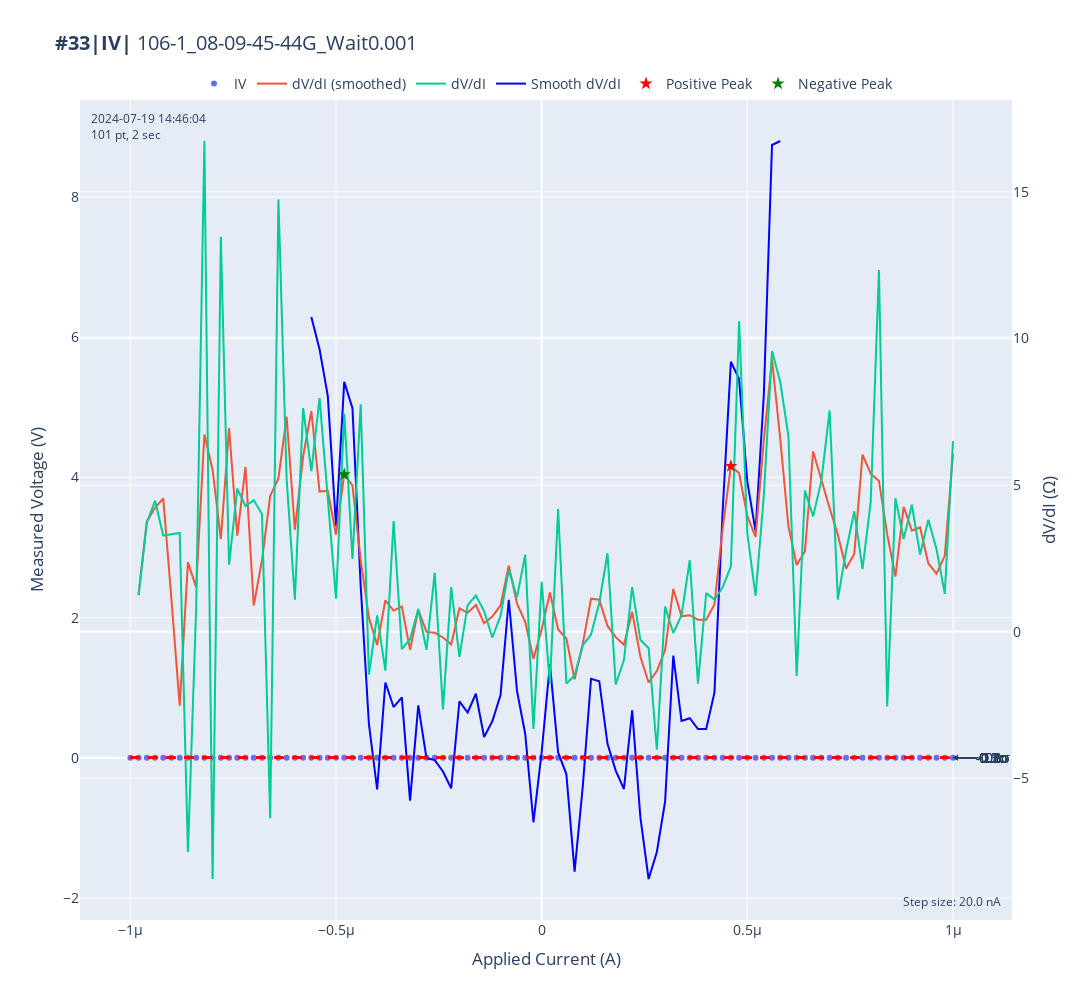

The code cell stored with this chart in its notebook:
### Code cell
import numpy as np
from scipy.signal import find_peaks, savgol_filter
import plotly.graph_objects as go

# 假設 meas_voltage 和 appl_current 已經定義
# 計算 meas_voltage 的平均值和標準差
meas_voltage_mean = np.mean(meas_voltage)
meas_voltage_std = np.std(meas_voltage)

# 計算 +-0.5 個標準差的範圍
lower_bound = meas_voltage_mean - 0.8 * meas_voltage_std
upper_bound = meas_voltage_mean + 0.8 * meas_voltage_std

# 過濾出在這個範圍內的 appl_current 和 meas_voltage 數據
filtered_indices = (meas_voltage >= lower_bound) & (meas_voltage <= upper_bound)
filtered_appl_current = appl_current[filtered_indices]
filtered_meas_voltage = meas_voltage[filtered_indices]

# 計算過濾後的 dV/dI
filtered_dVdI = np.diff(filtered_meas_voltage) / np.diff(filtered_appl_current)

# 計算Savitzky-Golay平滑過濾後的 dV/dI
filtered_dVdI_smooth = savgol_filter(filtered_dVdI, window_length=6, polyorder=3)

# 對平滑過濾後的 dV/dI 數據進行峰值檢測
filtered_dVdI_smooth_peaks, properties = find_peaks(filtered_dVdI_smooth, height=np.mean(filtered_dVdI_smooth))

# 如果找到峰值，提取數值最大的兩個峰值
if len(filtered_dVdI_smooth_peaks) > 0:
    peak_heights = properties['peak_heights']
    top_two_peaks_indices = np.argsort(peak_heights)[-2:]  # 取數值最大的兩個峰值索引
    smooth_peak_indices = filtered_dVdI_smooth_peaks[top_two_peaks_indices]
    smooth_peak_currents = filtered_appl_current[1:][smooth_peak_indices]
    smooth_peak_dvdi = filtered_dVdI_smooth[smooth_peak_indices]

    # 分辨出 >0 和 <0 的峰值
    positive_peak_index = smooth_peak_indices[smooth_peak_currents > 0][0]
    negative_peak_index = smooth_peak_indices[smooth_peak_currents < 0][0]

    positive_peak_current = smooth_peak_currents[smooth_peak_currents > 0][0]
    negative_peak_current = smooth_peak_currents[smooth_peak_currents < 0][0]

    positive_peak_dvdi = smooth_peak_dvdi[smooth_peak_currents > 0][0]
    negative_peak_dvdi = smooth_peak_dvdi[smooth_peak_currents < 0][0]

# 繪製平滑過濾後的峰值
trace_positive_peak = go.Scatter(
    x=[positive_peak_current],
    y=[positive_peak_dvdi],
    mode='markers',
    name='Positive Peak',
    marker=dict(size=10, color='red', symbol='star'),
    yaxis='y2'
)

trace_negative_peak = go.Scatter(
    x=[negative_peak_current],
    y=[negative_peak_dvdi],
    mode='markers',
    name='Negative Peak',
    marker=dict(size=10, color='green', symbol='star'),
    yaxis='y2'
)

# # 繪製平滑過濾後的 dV/dI 數據
# trace_smooth_dVdI = go.Scatter(
#     x=filtered_appl_current[1:],
#     y=filtered_dVdI_smooth,
#     mode='lines',
#     name='Smooth dV/dI',
#     line=dict(color='blue')
# )

# # 初始化圖表
# fig = go.Figure()

# 添加平滑過濾後的 dV/dI 數據和峰值
fig.add_trace(trace_smooth_dVdI)
fig.add_trace(trace_positive_peak)
fig.add_trace(trace_negative_peak)

# 顯示圖表
fig.show()

### Figure 1 — Plotly figure (JSON) as saved in the notebook; plotly's stock layout.template omitted (floating-point values rounded to 4 significant figures)
{"data": [{"hoverinfo": "text", "hovertext": ["K2<br>Current: -1.00e-06 A<br>Voltage: -2.51e-06 V", "K2<br>Current: -9.80e-07 A<br>Voltage: -2.48e-06 V", "K2<br>Current: -9.60e-07 A<br>Voltage: -2.41e-06 V", "K2<br>Current: -9.40e-07 A<br>Voltage: -2.32e-06 V", "K2<br>Current: -9.20e-07 A<br>Voltage: -2.25e-06 V", "K2<br>Current: -9.00e-07 A<br>Voltage: -2.19e-06 V", "K2<br>Current: -8.80e-07 A<br>Voltage: -2.12e-06 V", "K2<br>Current: -8.60e-07 A<br>Voltage: -2.27e-06 V", "K2<br>Current: -8.40e-07 A<br>Voltage: -2.25e-06 V", "K2<br>Current: -8.20e-07 A<br>Voltage: -1.92e-06 V", "K2<br>Current: -8.00e-07 A<br>Voltage: -2.09e-06 V", "K2<br>Current: -7.80e-07 A<br>Voltage: -1.82e-06 V", "K2<br>Current: -7.60e-07 A<br>Voltage: -1.77e-06 V", "K2<br>Current: -7.40e-07 A<br>Voltage: -1.67e-06 V", "K2<br>Current: -7.20e-07 A<br>Voltage: -1.59e-06 V", "K2<br>Current: -7.00e-07 A<br>Voltage: -1.50e-06 V", "K2<br>Current: -6.80e-07 A<br>Voltage: -1.42e-06 V", "K2<br>Current: -6.60e-07 A<br>Voltage: -1.55e-06 V", "K2<br>Current: -6.40e-07 A<br>Voltage: -1.25e-06 V", "K2<br>Current: -6.20e-07 A<br>Voltage: -1.15e-06 V", "K2<br>Current: -6.00e-07 A<br>Voltage: -1.13e-06 V", "K2<br>Current: -5.80e-07 A<br>Voltage: -9.73e-07 V", "K2<br>Current: -5.60e-07 A<br>Voltage: -8.63e-07 V", "K2<br>Current: -5.40e-07 A<br>Voltage: -7.04e-07 V", "K2<br>Current: -5.20e-07 A<br>Voltage: -6.10e-07 V", "K2<br>Current: -5.00e-07 A<br>Voltage: -5.88e-07 V", "K2<br>Current: -4.80e-07 A<br>Voltage: -4.39e-07 V", "K2<br>Current: -4.60e-07 A<br>Voltage: -3.89e-07 V", "K2<br>Current: -4.40e-07 A<br>Voltage: -2.34e-07 V", "K2<br>Current: -4.20e-07 A<br>Voltage: -2.63e-07 V", "K2<br>Current: -4.00e-07 A<br>Voltage: -2.52e-07 V", "K2<br>Current: -3.80e-07 A<br>Voltage: -2.79e-07 V", "K2<br>Current: -3.60e-07 A<br>Voltage: -2.03e-07 V", "K2<br>Current: -3.40e-07 A<br>Voltage: -2.15e-07 V", "K2<br>Current: -3.20e-07 A<br>Voltage: -2.20e-07 V", "K2<br>Current: -3.00e-07 A<br>Voltage: -2.04e-07 V", "K2<br>Current: -2.80e-07 A<br>Voltage: -2.17e-07 V", "K2<br>Current: -2.60e-07 A<br>Voltage: -1.76e-07 V", "K2<br>Current: -2.40e-07 A<br>Voltage: -2.29e-07 V", "K2<br>Current: -2.20e-07 A<br>Voltage: -1.99e-07 V", "K2<br>Current: -2.00e-07 A<br>Voltage: -2.16e-07 V", "K2<br>Current: -1.80e-07 A<br>Voltage: -1.98e-07 V", "K2<br>Current: -1.60e-07 A<br>Voltage: -1.73e-07 V", "K2<br>Current: -1.40e-07 A<br>Voltage: -1.59e-07 V", "K2<br>Current: -1.20e-07 A<br>Voltage: -1.63e-07 V", "K2<br>Current: -1.00e-07 A<br>Voltage: -1.52e-07 V", "K2<br>Current: -8.00e-08 A<br>Voltage: -1.10e-07 V", "K2<br>Current: -6.00e-08 A<br>Voltage: -8.63e-08 V", "K2<br>Current: -4.00e-08 A<br>Voltage: -3.37e-08 V", "K2<br>Current: -2.00e-08 A<br>Voltage: -9.99e-08 V", "K2<br>Current: 0.00e+00 A<br>Voltage: -6.59e-08 V", "K2<br>Current: 2.00e-08 A<br>Voltage: -1.01e-07 V", "K2<br>Current: 4.00e-08 A<br>Voltage: -1.78e-08 V", "K2<br>Current: 6.00e-08 A<br>Voltage: -5.30e-08 V", "K2<br>Current: 8.00e-08 A<br>Voltage: -8.29e-08 V", "K2<br>Current: 1.00e-07 A<br>Voltage: -9.21e-08 V", "K2<br>Current: 1.20e-07 A<br>Voltage: -9.39e-08 V", "K2<br>Current: 1.40e-07 A<br>Voltage: -7.42e-08 V", "K2<br>Current: 1.60e-07 A<br>Voltage: -2.07e-08 V", "K2<br>Current: 1.80e-07 A<br>Voltage: -5.66e-08 V", "K2<br>Current: 2.00e-07 A<br>Voltage: -7.59e-08 V", "K2<br>Current: 2.20e-07 A<br>Voltage: -4.54e-08 V", "K2<br>Current: 2.40e-07 A<br>Voltage: -5.11e-08 V", "K2<br>Current: 2.60e-07 A<br>Voltage: -6.21e-08 V", "K2<br>Current: 2.80e-07 A<br>Voltage: -1.43e-07 V", "K2<br>Current: 3.00e-07 A<br>Voltage: -1.25e-07 V", "K2<br>Current: 3.20e-07 A<br>Voltage: -1.26e-07 V", "K2<br>Current: 3.40e-07 A<br>Voltage: -1.15e-07 V", "K2<br>Current: 3.60e-07 A<br>Voltage: -6.62e-08 V", "K2<br>Current: 3.80e-07 A<br>Voltage: -1.01e-07 V", "K2<br>Current: 4.00e-07 A<br>Voltage: -7.51e-08 V", "K2<br>Current: 4.20e-07 A<br>Voltage: -5.32e-08 V", "K2<br>Current: 4.40e-07 A<br>Voltage: -2.29e-08 V", "K2<br>Current: 4.60e-07 A<br>Voltage: 2.18e-08 V", "K2<br>Current: 4.80e-07 A<br>Voltage: 2.33e-07 V", "K2<br>Current: 5.00e-07 A<br>Voltage: 3.00e-07 V", "K2<br>Current: 5.20e-07 A<br>Voltage: 3.25e-07 V", "K2<br>Current: 5.40e-07 A<br>Voltage: 4.17e-07 V", "K2<br>Current: 5.60e-07 A<br>Voltage: 6.09e-07 V", "K2<br>Current: 5.80e-07 A<br>Voltage: 7.79e-07 V", "K2<br>Current: 6.00e-07 A<br>Voltage: 9.13e-07 V", "K2<br>Current: 6.20e-07 A<br>Voltage: 8.82e-07 V", "K2<br>Current: 6.40e-07 A<br>Voltage: 9.79e-07 V", "K2<br>Current: 6.60e-07 A<br>Voltage: 1.06e-06 V", "K2<br>Current: 6.80e-07 A<br>Voltage: 1.16e-06 V", "K2<br>Current: 7.00e-07 A<br>Voltage: 1.31e-06 V", "K2<br>Current: 7.20e-07 A<br>Voltage: 1.33e-06 V", "K2<br>Current: 7.40e-07 A<br>Voltage: 1.39e-06 V", "K2<br>Current: 7.60e-07 A<br>Voltage: 1.47e-06 V", "K2<br>Current: 7.80e-07 A<br>Voltage: 1.51e-06 V", "K2<br>Current: 8.00e-07 A<br>Voltage: 1.60e-06 V", "K2<br>Current: 8.20e-07 A<br>Voltage: 1.85e-06 V", "K2<br>Current: 8.40e-07 A<br>Voltage: 1.80e-06 V", "K2<br>Current: 8.60e-07 A<br>Voltage: 1.89e-06 V", "K2<br>Current: 8.80e-07 A<br>Voltage: 1.95e-06 V", "K2<br>Current: 9.00e-07 A<br>Voltage: 2.04e-06 V", "K2<br>Current: 9.20e-07 A<br>Voltage: 2.09e-06 V", "K2<br>Current: 9.40e-07 A<br>Voltage: 2.17e-06 V", "K2<br>Current: 9.60e-07 A<br>Voltage: 2.22e-06 V", "K2<br>Current: 9.80e-07 A<br>Voltage: 2.25e-06 V", "K2<br>Current: 1.00e-06 A<br>Voltage: 2.38e-06 V"], "mode": "markers", "name": "IV", "type": "scatter", "x": [-1e-06, -9.8e-07, -9.6e-07, -9.4e-07, -9.2e-07, -9e-07, -8.8e-07, -8.6e-07, -8.4e-07, -8.2e-07, -8e-07, -7.8e-07, -7.6e-07, -7.4e-07, -7.2e-07, -7e-07, -6.8e-07, -6.6e-07, -6.4e-07, -6.2e-07, -6e-07, -5.8e-07, -5.6e-07, -5.4e-07, -5.2e-07, -5e-07, -4.8e-07, -4.6e-07, -4.4e-07, -4.2e-07, -4e-07, -3.8e-07, -3.6e-07, -3.4e-07, -3.2e-07, -3e-07, -2.8e-07, -2.6e-07, -2.4e-07, -2.2e-07, -2e-07, -1.8e-07, -1.6e-07, -1.4e-07, -1.2e-07, -1e-07, -8e-08, -6e-08, -4e-08, -2e-08, 0, 2e-08, 4e-08, 6e-08, 8e-08, 1e-07, 1.2e-07, 1.4e-07, 1.6e-07, 1.8e-07, 2e-07, 2.2e-07, 2.4e-07, 2.6e-07, 2.8e-07, 3e-07, 3.2e-07, 3.4e-07, 3.6e-07, 3.8e-07, 4e-07, 4.2e-07, 4.4e-07, 4.6e-07, 4.8e-07, 5e-07, 5.2e-07, 5.4e-07, 5.6e-07, 5.8e-07, 6e-07, 6.2e-07, 6.4e-07, 6.6e-07, 6.8e-07, 7e-07, 7.2e-07, 7.4e-07, 7.6e-07, 7.8e-07, 8e-07, 8.2e-07, 8.4e-07, 8.6e-07, 8.8e-07, 9e-07, 9.2e-07, 9.4e-07, 9.6e-07, 9.8e-07, 1e-06], "y": [-2.507e-06, -2.483e-06, -2.408e-06, -2.319e-06, -2.253e-06, -2.187e-06, -2.119e-06, -2.27e-06, -2.253e-06, -1.919e-06, -2.087e-06, -1.818e-06, -1.772e-06, -1.675e-06, -1.589e-06, -1.499e-06, -1.419e-06, -1.546e-06, -1.251e-06, -1.147e-06, -1.125e-06, -9.73e-07, -8.634e-07, -7.04e-07, -6.103e-07, -5.877e-07, -4.389e-07, -3.892e-07, -2.341e-07, -2.633e-07, -2.521e-07, -2.786e-07, -2.031e-07, -2.149e-07, -2.2e-07, -2.044e-07, -2.167e-07, -1.764e-07, -2.293e-07, -1.989e-07, -2.16e-07, -1.978e-07, -1.731e-07, -1.59e-07, -1.629e-07, -1.521e-07, -1.097e-07, -8.632e-08, -3.374e-08, -9.991e-08, -6.592e-08, -1.014e-07, -1.776e-08, -5.302e-08, -8.288e-08, -9.208e-08, -9.389e-08, -7.423e-08, -2.068e-08, -5.661e-08, -7.592e-08, -4.542e-08, -5.108e-08, -6.214e-08, -1.426e-07, -1.253e-07, -1.262e-07, -1.15e-07, -6.617e-08, -1.015e-07, -7.51e-08, -5.318e-08, -2.29e-08, 2.175e-08, 2.334e-07, 3.002e-07, 3.248e-07, 4.175e-07, 6.089e-07, 7.793e-07, 9.126e-07, 8.824e-07, 9.786e-07, 1.057e-06, 1.16e-06, 1.311e-06, 1.333e-06, 1.388e-06, 1.47e-06, 1.513e-06, 1.602e-06, 1.849e-06, 1.798e-06, 1.889e-06, 1.952e-06, 2.039e-06, 2.091e-06, 2.168e-06, 2.224e-06, 2.25e-06, 2.38e-06]}, {"hoverinfo": "text", "hovertext": ["K2<br>Current: -1.00e-06 A<br>Voltage: -2.51e-06 V", "K2<br>Current: -9.80e-07 A<br>Voltage: -2.48e-06 V", "K2<br>Current: -9.60e-07 A<br>Voltage: -2.41e-06 V", "K2<br>Current: -9.40e-07 A<br>Voltage: -2.32e-06 V", "K2<br>Current: -9.20e-07 A<br>Voltage: -2.25e-06 V", "K2<br>Current: -9.00e-07 A<br>Voltage: -2.19e-06 V", "K2<br>Current: -8.80e-07 A<br>Voltage: -2.12e-06 V", "K2<br>Current: -8.60e-07 A<br>Voltage: -2.27e-06 V", "K2<br>Current: -8.40e-07 A<br>Voltage: -2.25e-06 V", "K2<br>Current: -8.20e-07 A<br>Voltage: -1.92e-06 V", "K2<br>Current: -8.00e-07 A<br>Voltage: -2.09e-06 V", "K2<br>Current: -7.80e-07 A<br>Voltage: -1.82e-06 V", "K2<br>Current: -7.60e-07 A<br>Voltage: -1.77e-06 V", "K2<br>Current: -7.40e-07 A<br>Voltage: -1.67e-06 V", "K2<br>Current: -7.20e-07 A<br>Voltage: -1.59e-06 V", "K2<br>Current: -7.00e-07 A<br>Voltage: -1.50e-06 V", "K2<br>Current: -6.80e-07 A<br>Voltage: -1.42e-06 V", "K2<br>Current: -6.60e-07 A<br>Voltage: -1.55e-06 V", "K2<br>Current: -6.40e-07 A<br>Voltage: -1.25e-06 V", "K2<br>Current: -6.20e-07 A<br>Voltage: -1.15e-06 V", "K2<br>Current: -6.00e-07 A<br>Voltage: -1.13e-06 V", "K2<br>Current: -5.80e-07 A<br>Voltage: -9.73e-07 V", "K2<br>Current: -5.60e-07 A<br>Voltage: -8.63e-07 V", "K2<br>Current: -5.40e-07 A<br>Voltage: -7.04e-07 V", "K2<br>Current: -5.20e-07 A<br>Voltage: -6.10e-07 V", "K2<br>Current: -5.00e-07 A<br>Voltage: -5.88e-07 V", "K2<br>Current: -4.80e-07 A<br>Voltage: -4.39e-07 V", "K2<br>Current: -4.60e-07 A<br>Voltage: -3.89e-07 V", "K2<br>Current: -4.40e-07 A<br>Voltage: -2.34e-07 V", "K2<br>Current: -4.20e-07 A<br>Voltage: -2.63e-07 V", "K2<br>Current: -4.00e-07 A<br>Voltage: -2.52e-07 V", "K2<br>Current: -3.80e-07 A<br>Voltage: -2.79e-07 V", "K2<br>Current: -3.60e-07 A<br>Voltage: -2.03e-07 V", "K2<br>Current: -3.40e-07 A<br>Voltage: -2.15e-07 V", "K2<br>Current: -3.20e-07 A<br>Voltage: -2.20e-07 V", "K2<br>Current: -3.00e-07 A<br>Voltage: -2.04e-07 V", "K2<br>Current: -2.80e-07 A<br>Voltage: -2.17e-07 V", "K2<br>Current: -2.60e-07 A<br>Voltage: -1.76e-07 V", "K2<br>Current: -2.40e-07 A<br>Voltage: -2.29e-07 V", "K2<br>Current: -2.20e-07 A<br>Voltage: -1.99e-07 V", "K2<br>Current: -2.00e-07 A<br>Voltage: -2.16e-07 V", "K2<br>Current: -1.80e-07 A<br>Voltage: -1.98e-07 V", "K2<br>Current: -1.60e-07 A<br>Voltage: -1.73e-07 V", "K2<br>Current: -1.40e-07 A<br>Voltage: -1.59e-07 V", "K2<br>Current: -1.20e-07 A<br>Voltage: -1.63e-07 V", "K2<br>Current: -1.00e-07 A<br>Voltage: -1.52e-07 V", "K2<br>Current: -8.00e-08 A<br>Voltage: -1.10e-07 V", "K2<br>Current: -6.00e-08 A<br>Voltage: -8.63e-08 V", "K2<br>Current: -4.00e-08 A<br>Voltage: -3.37e-08 V", "K2<br>Current: -2.00e-08 A<br>Voltage: -9.99e-08 V", "K2<br>Current: 0.00e+00 A<br>Voltage: -6.59e-08 V", "K2<br>Current: 2.00e-08 A<br>Voltage: -1.01e-07 V", "K2<br>Current: 4.00e-08 A<br>Voltage: -1.78e-08 V", "K2<br>Current: 6.00e-08 A<br>Voltage: -5.30e-08 V", "K2<br>Current: 8.00e-08 A<br>Voltage: -8.29e-08 V", "K2<br>Current: 1.00e-07 A<br>Voltage: -9.21e-08 V", "K2<br>Current: 1.20e-07 A<br>Voltage: -9.39e-08 V", "K2<br>Current: 1.40e-07 A<br>Voltage: -7.42e-08 V", "K2<br>Current: 1.60e-07 A<br>Voltage: -2.07e-08 V", "K2<br>Current: 1.80e-07 A<br>Voltage: -5.66e-08 V", "K2<br>Current: 2.00e-07 A<br>Voltage: -7.59e-08 V", "K2<br>Current: 2.20e-07 A<br>Voltage: -4.54e-08 V", "K2<br>Current: 2.40e-07 A<br>Voltage: -5.11e-08 V", "K2<br>Current: 2.60e-07 A<br>Voltage: -6.21e-08 V", "K2<br>Current: 2.80e-07 A<br>Voltage: -1.43e-07 V", "K2<br>Current: 3.00e-07 A<br>Voltage: -1.25e-07 V", "K2<br>Current: 3.20e-07 A<br>Voltage: -1.26e-07 V", "K2<br>Current: 3.40e-07 A<br>Voltage: -1.15e-07 V", "K2<br>Current: 3.60e-07 A<br>Voltage: -6.62e-08 V", "K2<br>Current: 3.80e-07 A<br>Voltage: -1.01e-07 V", "K2<br>Current: 4.00e-07 A<br>Voltage: -7.51e-08 V", "K2<br>Current: 4.20e-07 A<br>Voltage: -5.32e-08 V", "K2<br>Current: 4.40e-07 A<br>Voltage: -2.29e-08 V", "K2<br>Current: 4.60e-07 A<br>Voltage: 2.18e-08 V", "K2<br>Current: 4.80e-07 A<br>Voltage: 2.33e-07 V", "K2<br>Current: 5.00e-07 A<br>Voltage: 3.00e-07 V", "K2<br>Current: 5.20e-07 A<br>Voltage: 3.25e-07 V", "K2<br>Current: 5.40e-07 A<br>Voltage: 4.17e-07 V", "K2<br>Current: 5.60e-07 A<br>Voltage: 6.09e-07 V", "K2<br>Current: 5.80e-07 A<br>Voltage: 7.79e-07 V", "K2<br>Current: 6.00e-07 A<br>Voltage: 9.13e-07 V", "K2<br>Current: 6.20e-07 A<br>Voltage: 8.82e-07 V", "K2<br>Current: 6.40e-07 A<br>Voltage: 9.79e-07 V", "K2<br>Current: 6.60e-07 A<br>Voltage: 1.06e-06 V", "K2<br>Current: 6.80e-07 A<br>Voltage: 1.16e-06 V", "K2<br>Current: 7.00e-07 A<br>Voltage: 1.31e-06 V", "K2<br>Current: 7.20e-07 A<br>Voltage: 1.33e-06 V", "K2<br>Current: 7.40e-07 A<br>Voltage: 1.39e-06 V", "K2<br>Current: 7.60e-07 A<br>Voltage: 1.47e-06 V", "K2<br>Current: 7.80e-07 A<br>Voltage: 1.51e-06 V", "K2<br>Current: 8.00e-07 A<br>Voltage: 1.60e-06 V", "K2<br>Current: 8.20e-07 A<br>Voltage: 1.85e-06 V", "K2<br>Current: 8.40e-07 A<br>Voltage: 1.80e-06 V", "K2<br>Current: 8.60e-07 A<br>Voltage: 1.89e-06 V", "K2<br>Current: 8.80e-07 A<br>Voltage: 1.95e-06 V", "K2<br>Current: 9.00e-07 A<br>Voltage: 2.04e-06 V", "K2<br>Current: 9.20e-07 A<br>Voltage: 2.09e-06 V", "K2<br>Current: 9.40e-07 A<br>Voltage: 2.17e-06 V", "K2<br>Current: 9.60e-07 A<br>Voltage: 2.22e-06 V", "K2<br>Current: 9.80e-07 A<br>Voltage: 2.25e-06 V", "K2<br>Current: 1.00e-06 A<br>Voltage: 2.38e-06 V"], "mode": "lines", "name": "dV/dI (smoothed)", "type": "scatter", "x": [-9.8e-07, -9.6e-07, -9.4e-07, -9.2e-07, -9e-07, -8.8e-07, -8.6e-07, -8.4e-07, -8.2e-07, -8e-07, -7.8e-07, -7.6e-07, -7.4e-07, -7.2e-07, -7e-07, -6.8e-07, -6.6e-07, -6.4e-07, -6.2e-07, -6e-07, -5.8e-07, -5.6e-07, -5.4e-07, -5.2e-07, -5e-07, -4.8e-07, -4.6e-07, -4.4e-07, -4.2e-07, -4e-07, -3.8e-07, -3.6e-07, -3.4e-07, -3.2e-07, -3e-07, -2.8e-07, -2.6e-07, -2.4e-07, -2.2e-07, -2e-07, -1.8e-07, -1.6e-07, -1.4e-07, -1.2e-07, -1e-07, -8e-08, -6e-08, -4e-08, -2e-08, 0, 2e-08, 4e-08, 6e-08, 8e-08, 1e-07, 1.2e-07, 1.4e-07, 1.6e-07, 1.8e-07, 2e-07, 2.2e-07, 2.4e-07, 2.6e-07, 2.8e-07, 3e-07, 3.2e-07, 3.4e-07, 3.6e-07, 3.8e-07, 4e-07, 4.2e-07, 4.4e-07, 4.6e-07, 4.8e-07, 5e-07, 5.2e-07, 5.4e-07, 5.6e-07, 5.8e-07, 6e-07, 6.2e-07, 6.4e-07, 6.6e-07, 6.8e-07, 7e-07, 7.2e-07, 7.4e-07, 7.6e-07, 7.8e-07, 8e-07, 8.2e-07, 8.4e-07, 8.6e-07, 8.8e-07, 9e-07, 9.2e-07, 9.4e-07, 9.6e-07, 9.8e-07, 1e-06], "y": [1.252, 3.759, 4.228, 4.547, 1.091, -2.522, 2.366, 1.516, 6.726, 5.516, 3.16, 6.939, 3.28, 5.619, 0.8977, 2.437, 4.631, 5.23, 7.332, 3.477, 5.971, 7.527, 4.779, 4.805, 3.309, 5.363, 4.988, 2.452, 0.4815, -0.4508, 1.074, 0.7244, 0.8622, -0.6099, 0.7496, -0.003438, -0.03173, -0.1951, -0.4342, 0.8047, 0.6468, 0.9139, 0.2965, 0.5217, 0.8972, 2.255, 0.9548, 0.341, -0.9187, 0.0816, 1.339, 0.0766, -0.2316, -1.622, -0.4039, 1.128, 1.094, 0.1997, -0.1819, -0.4442, 0.6791, -0.85, -1.728, -1.342, -0.6267, 1.459, 0.5257, 0.5657, 0.4113, 0.4126, 0.9289, 3.523, 5.65, 5.402, 3.935, 3.233, 6.521, 9.283, 6.572, 3.583, 2.275, 2.744, 6.148, 5.153, 4.218, 3.311, 2.158, 2.655, 6.042, 5.389, 5.143, 3.322, 1.88, 4.262, 3.447, 3.563, 2.329, 1.98, 2.589, 6.064], "yaxis": "y2"}, {"hoverinfo": "text", "hovertext": ["K2<br>Current: -1.00e-06 A<br>Voltage: -2.51e-06 V", "K2<br>Current: -9.80e-07 A<br>Voltage: -2.48e-06 V", "K2<br>Current: -9.60e-07 A<br>Voltage: -2.41e-06 V", "K2<br>Current: -9.40e-07 A<br>Voltage: -2.32e-06 V", "K2<br>Current: -9.20e-07 A<br>Voltage: -2.25e-06 V", "K2<br>Current: -9.00e-07 A<br>Voltage: -2.19e-06 V", "K2<br>Current: -8.80e-07 A<br>Voltage: -2.12e-06 V", "K2<br>Current: -8.60e-07 A<br>Voltage: -2.27e-06 V", "K2<br>Current: -8.40e-07 A<br>Voltage: -2.25e-06 V", "K2<br>Current: -8.20e-07 A<br>Voltage: -1.92e-06 V", "K2<br>Current: -8.00e-07 A<br>Voltage: -2.09e-06 V", "K2<br>Current: -7.80e-07 A<br>Voltage: -1.82e-06 V", "K2<br>Current: -7.60e-07 A<br>Voltage: -1.77e-06 V", "K2<br>Current: -7.40e-07 A<br>Voltage: -1.67e-06 V", "K2<br>Current: -7.20e-07 A<br>Voltage: -1.59e-06 V", "K2<br>Current: -7.00e-07 A<br>Voltage: -1.50e-06 V", "K2<br>Current: -6.80e-07 A<br>Voltage: -1.42e-06 V", "K2<br>Current: -6.60e-07 A<br>Voltage: -1.55e-06 V", "K2<br>Current: -6.40e-07 A<br>Voltage: -1.25e-06 V", "K2<br>Current: -6.20e-07 A<br>Voltage: -1.15e-06 V", "K2<br>Current: -6.00e-07 A<br>Voltage: -1.13e-06 V", "K2<br>Current: -5.80e-07 A<br>Voltage: -9.73e-07 V", "K2<br>Current: -5.60e-07 A<br>Voltage: -8.63e-07 V", "K2<br>Current: -5.40e-07 A<br>Voltage: -7.04e-07 V", "K2<br>Current: -5.20e-07 A<br>Voltage: -6.10e-07 V", "K2<br>Current: -5.00e-07 A<br>Voltage: -5.88e-07 V", "K2<br>Current: -4.80e-07 A<br>Voltage: -4.39e-07 V", "K2<br>Current: -4.60e-07 A<br>Voltage: -3.89e-07 V", "K2<br>Current: -4.40e-07 A<br>Voltage: -2.34e-07 V", "K2<br>Current: -4.20e-07 A<br>Voltage: -2.63e-07 V", "K2<br>Current: -4.00e-07 A<br>Voltage: -2.52e-07 V", "K2<br>Current: -3.80e-07 A<br>Voltage: -2.79e-07 V", "K2<br>Current: -3.60e-07 A<br>Voltage: -2.03e-07 V", "K2<br>Current: -3.40e-07 A<br>Voltage: -2.15e-07 V", "K2<br>Current: -3.20e-07 A<br>Voltage: -2.20e-07 V", "K2<br>Current: -3.00e-07 A<br>Voltage: -2.04e-07 V", "K2<br>Current: -2.80e-07 A<br>Voltage: -2.17e-07 V", "K2<br>Current: -2.60e-07 A<br>Voltage: -1.76e-07 V", "K2<br>Current: -2.40e-07 A<br>Voltage: -2.29e-07 V", "K2<br>Current: -2.20e-07 A<br>Voltage: -1.99e-07 V", "K2<br>Current: -2.00e-07 A<br>Voltage: -2.16e-07 V", "K2<br>Current: -1.80e-07 A<br>Voltage: -1.98e-07 V", "K2<br>Current: -1.60e-07 A<br>Voltage: -1.73e-07 V", "K2<br>Current: -1.40e-07 A<br>Voltage: -1.59e-07 V", "K2<br>Current: -1.20e-07 A<br>Voltage: -1.63e-07 V", "K2<br>Current: -1.00e-07 A<br>Voltage: -1.52e-07 V", "K2<br>Current: -8.00e-08 A<br>Voltage: -1.10e-07 V", "K2<br>Current: -6.00e-08 A<br>Voltage: -8.63e-08 V", "K2<br>Current: -4.00e-08 A<br>Voltage: -3.37e-08 V", "K2<br>Current: -2.00e-08 A<br>Voltage: -9.99e-08 V", "K2<br>Current: 0.00e+00 A<br>Voltage: -6.59e-08 V", "K2<br>Current: 2.00e-08 A<br>Voltage: -1.01e-07 V", "K2<br>Current: 4.00e-08 A<br>Voltage: -1.78e-08 V", "K2<br>Current: 6.00e-08 A<br>Voltage: -5.30e-08 V", "K2<br>Current: 8.00e-08 A<br>Voltage: -8.29e-08 V", "K2<br>Current: 1.00e-07 A<br>Voltage: -9.21e-08 V", "K2<br>Current: 1.20e-07 A<br>Voltage: -9.39e-08 V", "K2<br>Current: 1.40e-07 A<br>Voltage: -7.42e-08 V", "K2<br>Current: 1.60e-07 A<br>Voltage: -2.07e-08 V", "K2<br>Current: 1.80e-07 A<br>Voltage: -5.66e-08 V", "K2<br>Current: 2.00e-07 A<br>Voltage: -7.59e-08 V", "K2<br>Current: 2.20e-07 A<br>Voltage: -4.54e-08 V", "K2<br>Current: 2.40e-07 A<br>Voltage: -5.11e-08 V", "K2<br>Current: 2.60e-07 A<br>Voltage: -6.21e-08 V", "K2<br>Current: 2.80e-07 A<br>Voltage: -1.43e-07 V", "K2<br>Current: 3.00e-07 A<br>Voltage: -1.25e-07 V", "K2<br>Current: 3.20e-07 A<br>Voltage: -1.26e-07 V", "K2<br>Current: 3.40e-07 A<br>Voltage: -1.15e-07 V", "K2<br>Current: 3.60e-07 A<br>Voltage: -6.62e-08 V", "K2<br>Current: 3.80e-07 A<br>Voltage: -1.01e-07 V", "K2<br>Current: 4.00e-07 A<br>Voltage: -7.51e-08 V", "K2<br>Current: 4.20e-07 A<br>Voltage: -5.32e-08 V", "K2<br>Current: 4.40e-07 A<br>Voltage: -2.29e-08 V", "K2<br>Current: 4.60e-07 A<br>Voltage: 2.18e-08 V", "K2<br>Current: 4.80e-07 A<br>Voltage: 2.33e-07 V", "K2<br>Current: 5.00e-07 A<br>Voltage: 3.00e-07 V", "K2<br>Current: 5.20e-07 A<br>Voltage: 3.25e-07 V", "K2<br>Current: 5.40e-07 A<br>Voltage: 4.17e-07 V", "K2<br>Current: 5.60e-07 A<br>Voltage: 6.09e-07 V", "K2<br>Current: 5.80e-07 A<br>Voltage: 7.79e-07 V", "K2<br>Current: 6.00e-07 A<br>Voltage: 9.13e-07 V", "K2<br>Current: 6.20e-07 A<br>Voltage: 8.82e-07 V", "K2<br>Current: 6.40e-07 A<br>Voltage: 9.79e-07 V", "K2<br>Current: 6.60e-07 A<br>Voltage: 1.06e-06 V", "K2<br>Current: 6.80e-07 A<br>Voltage: 1.16e-06 V", "K2<br>Current: 7.00e-07 A<br>Voltage: 1.31e-06 V", "K2<br>Current: 7.20e-07 A<br>Voltage: 1.33e-06 V", "K2<br>Current: 7.40e-07 A<br>Voltage: 1.39e-06 V", "K2<br>Current: 7.60e-07 A<br>Voltage: 1.47e-06 V", "K2<br>Current: 7.80e-07 A<br>Voltage: 1.51e-06 V", "K2<br>Current: 8.00e-07 A<br>Voltage: 1.60e-06 V", "K2<br>Current: 8.20e-07 A<br>Voltage: 1.85e-06 V", "K2<br>Current: 8.40e-07 A<br>Voltage: 1.80e-06 V", "K2<br>Current: 8.60e-07 A<br>Voltage: 1.89e-06 V", "K2<br>Current: 8.80e-07 A<br>Voltage: 1.95e-06 V", "K2<br>Current: 9.00e-07 A<br>Voltage: 2.04e-06 V", "K2<br>Current: 9.20e-07 A<br>Voltage: 2.09e-06 V", "K2<br>Current: 9.40e-07 A<br>Voltage: 2.17e-06 V", "K2<br>Current: 9.60e-07 A<br>Voltage: 2.22e-06 V", "K2<br>Current: 9.80e-07 A<br>Voltage: 2.25e-06 V", "K2<br>Current: 1.00e-06 A<br>Voltage: 2.38e-06 V"], "mode": "lines", "name": "dV/dI", "type": "scatter", "x": [-9.8e-07, -9.6e-07, -9.4e-07, -9.2e-07, -9e-07, -8.8e-07, -8.6e-07, -8.4e-07, -8.2e-07, -8e-07, -7.8e-07, -7.6e-07, -7.4e-07, -7.2e-07, -7e-07, -6.8e-07, -6.6e-07, -6.4e-07, -6.2e-07, -6e-07, -5.8e-07, -5.6e-07, -5.4e-07, -5.2e-07, -5e-07, -4.8e-07, -4.6e-07, -4.4e-07, -4.2e-07, -4e-07, -3.8e-07, -3.6e-07, -3.4e-07, -3.2e-07, -3e-07, -2.8e-07, -2.6e-07, -2.4e-07, -2.2e-07, -2e-07, -1.8e-07, -1.6e-07, -1.4e-07, -1.2e-07, -1e-07, -8e-08, -6e-08, -4e-08, -2e-08, 0, 2e-08, 4e-08, 6e-08, 8e-08, 1e-07, 1.2e-07, 1.4e-07, 1.6e-07, 1.8e-07, 2e-07, 2.2e-07, 2.4e-07, 2.6e-07, 2.8e-07, 3e-07, 3.2e-07, 3.4e-07, 3.6e-07, 3.8e-07, 4e-07, 4.2e-07, 4.4e-07, 4.6e-07, 4.8e-07, 5e-07, 5.2e-07, 5.4e-07, 5.6e-07, 5.8e-07, 6e-07, 6.2e-07, 6.4e-07, 6.6e-07, 6.8e-07, 7e-07, 7.2e-07, 7.4e-07, 7.6e-07, 7.8e-07, 8e-07, 8.2e-07, 8.4e-07, 8.6e-07, 8.8e-07, 9e-07, 9.2e-07, 9.4e-07, 9.6e-07, 9.8e-07, 1e-06], "y": [1.247, 3.712, 4.466, 3.282, 3.324, 3.368, -7.503, 0.8121, 16.73, -8.428, 13.47, 2.286, 4.878, 4.288, 4.489, 4.016, -6.359, 14.73, 5.194, 1.097, 7.624, 5.48, 7.97, 4.684, 1.132, 7.44, 2.484, 7.753, -1.46, 0.5602, -1.325, 3.779, -0.5915, -0.2533, 0.7792, -0.6161, 2.013, -2.646, 1.523, -0.8553, 0.9082, 1.234, 0.7078, -0.1952, 0.5394, 2.118, 1.171, 2.629, -3.309, 1.699, -1.775, 4.183, -1.763, -1.493, -0.4604, -0.09015, 0.9827, 2.678, -1.796, -0.9655, 1.525, -0.2831, -0.5528, -4.022, 0.862, -0.04321, 0.5625, 2.439, -1.765, 1.319, 1.096, 1.514, 2.233, 10.58, 3.342, 1.227, 4.635, 9.573, 8.519, 6.665, -1.51, 4.811, 3.934, 5.152, 7.545, 1.101, 2.754, 4.106, 2.137, 4.436, 12.34, -2.542, 4.553, 3.161, 4.33, 2.633, 3.816, 2.813, 1.293, 6.499], "yaxis": "y2"}, {"line": {"color": "blue"}, "mode": "lines", "name": "Smooth dV/dI", "type": "scatter", "x": [-5.6e-07, -5.4e-07, -5.2e-07, -5e-07, -4.8e-07, -4.6e-07, -4.4e-07, -4.2e-07, -4e-07, -3.8e-07, -3.6e-07, -3.4e-07, -3.2e-07, -3e-07, -2.8e-07, -2.6e-07, -2.4e-07, -2.2e-07, -2e-07, -1.8e-07, -1.6e-07, -1.4e-07, -1.2e-07, -1e-07, -8e-08, -6e-08, -4e-08, -2e-08, 0, 2e-08, 4e-08, 6e-08, 8e-08, 1e-07, 1.2e-07, 1.4e-07, 1.6e-07, 1.8e-07, 2e-07, 2.2e-07, 2.4e-07, 2.6e-07, 2.8e-07, 3e-07, 3.2e-07, 3.4e-07, 3.6e-07, 3.8e-07, 4e-07, 4.2e-07, 4.4e-07, 4.6e-07, 4.8e-07, 5e-07, 5.2e-07, 5.4e-07, 5.6e-07, 5.8e-07], "y": [6.289, 5.828, 5.163, 3.309, 5.363, 4.988, 2.452, 0.4815, -0.4508, 1.074, 0.7244, 0.8622, -0.6099, 0.7496, -0.003438, -0.03173, -0.1951, -0.4342, 0.8047, 0.6468, 0.9139, 0.2965, 0.5217, 0.8972, 2.255, 0.9548, 0.341, -0.9187, 0.0816, 1.339, 0.0766, -0.2316, -1.622, -0.4039, 1.128, 1.094, 0.1997, -0.1819, -0.4442, 0.6791, -0.85, -1.728, -1.342, -0.6267, 1.459, 0.5257, 0.5657, 0.4113, 0.4126, 0.9289, 3.523, 5.65, 5.402, 3.935, 3.233, 5.166, 8.741, 8.798]}, {"marker": {"color": "red", "size": 10, "symbol": "star"}, "mode": "markers", "name": "Positive Peak", "type": "scatter", "x": [4.6e-07], "y": [5.65], "yaxis": "y2"}, {"marker": {"color": "green", "size": 10, "symbol": "star"}, "mode": "markers", "name": "Negative Peak", "type": "scatter", "x": [-4.8e-07], "y": [5.363], "yaxis": "y2"}], "layout": {"annotations": [{"align": "left", "font": {"size": 12}, "showarrow": false, "text": "2024-07-19 14:46:04<br>101 pt, 2 sec", "x": 0.01, "xref": "paper", "y": 0.99, "yref": "paper"}, {"align": "right", "font": {"size": 12}, "showarrow": false, "text": "Step size: 20.0 nA", "x": 0.99, "xref": "paper", "y": 0.01, "yref": "paper"}, {"arrowhead": 2, "ax": 40, "ay": 0, "showarrow": true, "text": "0σ", "x": 1e-06, "y": -1.295e-07}, {"arrowhead": 2, "ax": 40, "ay": 0, "showarrow": true, "text": "0.1σ", "x": 1e-06, "y": -1.047e-08}, {"arrowhead": 2, "ax": 40, "ay": 0, "showarrow": true, "text": "0.2σ", "x": 1e-06, "y": 1.086e-07}, {"arrowhead": 2, "ax": 40, "ay": 0, "showarrow": true, "text": "0.3σ", "x": 1e-06, "y": 2.276e-07}, {"arrowhead": 2, "ax": 40, "ay": 0, "showarrow": true, "text": "0.5σ", "x": 1e-06, "y": 4.658e-07}, {"arrowhead": 2, "ax": 40, "ay": 0, "showarrow": true, "text": "0σ", "x": 1e-06, "y": -1.295e-07}, {"arrowhead": 2, "ax": 40, "ay": 0, "showarrow": true, "text": "-0.1σ", "x": 1e-06, "y": -2.486e-07}, {"arrowhead": 2, "ax": 40, "ay": 0, "showarrow": true, "text": "-0.2σ", "x": 1e-06, "y": -3.677e-07}, {"arrowhead": 2, "ax": 40, "ay": 0, "showarrow": true, "text": "-0.3σ", "x": 1e-06, "y": -4.867e-07}, {"arrowhead": 2, "ax": 40, "ay": 0, "showarrow": true, "text": "-0.5σ", "x": 1e-06, "y": -7.248e-07}], "font": {"size": 14}, "height": 1000, "legend": {"orientation": "h", "x": 0.5, "xanchor": "center", "y": 1, "yanchor": "bottom"}, "shapes": [{"line": {"color": "Red", "dash": "dash", "width": 2}, "type": "line", "x0": -1e-06, "x1": 1e-06, "xref": "x", "y0": -1.295e-07, "y1": -1.295e-07, "yref": "y"}, {"line": {"color": "Red", "dash": "dash", "width": 2}, "type": "line", "x0": -1e-06, "x1": 1e-06, "xref": "x", "y0": -1.047e-08, "y1": -1.047e-08, "yref": "y"}, {"line": {"color": "Red", "dash": "dash", "width": 2}, "type": "line", "x0": -1e-06, "x1": 1e-06, "xref": "x", "y0": 1.086e-07, "y1": 1.086e-07, "yref": "y"}, {"line": {"color": "Red", "dash": "dash", "width": 2}, "type": "line", "x0": -1e-06, "x1": 1e-06, "xref": "x", "y0": 2.276e-07, "y1": 2.276e-07, "yref": "y"}, {"line": {"color": "Red", "dash": "dash", "width": 2}, "type": "line", "x0": -1e-06, "x1": 1e-06, "xref": "x", "y0": 4.658e-07, "y1": 4.658e-07, "yref": "y"}, {"line": {"color": "Red", "dash": "dash", "width": 2}, "type": "line", "x0": -1e-06, "x1": 1e-06, "xref": "x", "y0": -1.295e-07, "y1": -1.295e-07, "yref": "y"}, {"line": {"color": "Red", "dash": "dash", "width": 2}, "type": "line", "x0": -1e-06, "x1": 1e-06, "xref": "x", "y0": -2.486e-07, "y1": -2.486e-07, "yref": "y"}, {"line": {"color": "Red", "dash": "dash", "width": 2}, "type": "line", "x0": -1e-06, "x1": 1e-06, "xref": "x", "y0": -3.677e-07, "y1": -3.677e-07, "yref": "y"}, {"line": {"color": "Red", "dash": "dash", "width": 2}, "type": "line", "x0": -1e-06, "x1": 1e-06, "xref": "x", "y0": -4.867e-07, "y1": -4.867e-07, "yref": "y"}, {"line": {"color": "Red", "dash": "dash", "width": 2}, "type": "line", "x0": -1e-06, "x1": 1e-06, "xref": "x", "y0": -7.248e-07, "y1": -7.248e-07, "yref": "y"}], "title": {"text": "<b>#33|IV|</b> 106-1_08-09-45-44G_Wait0.001"}, "width": 1200, "xaxis": {"title": {"text": "Applied Current (A)"}}, "yaxis": {"title": {"text": "Measured Voltage (V)"}}, "yaxis2": {"overlaying": "y", "side": "right", "title": {"text": "dV/dI (Ω)"}}}}
